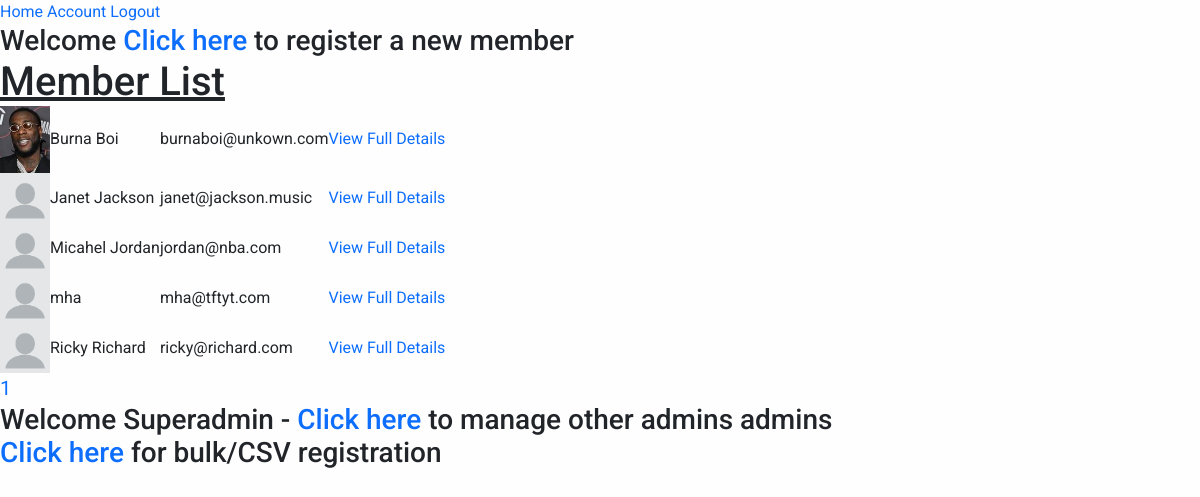
The app's page /admin/home (signed in) with its own data.
### membership/models.py (models this page shows, shortened)
class User(db.Model, UserMixin):
  id = db.Column(db.Integer, primary_key=True)
  units = db.relationship("Unit", secondary=user_unit, backref="unit_members", lazy="dynamic")
  username = db.Column(db.String(20), unique=True, nullable=False)
  email = db.Column(db.String(120), unique=True, nullable=False)
  phone = db.Column(db.String(60), unique=True, nullable=False, default="")
  password = db.Column(db.String(60), nullable=False, default="~~~~~~~")
  image_file = db.Column(db.String(20), nullable=False, default='default.jpg')
  date_registered = db.Column(db.DateTime, nullable=False, default=datetime.utcnow)
  role = db.Column(db.String(6), nullable=False, default="USER")
  _is_superadmin = db.Column("is_superadmin", db.Boolean, nullable=False, default=False)
  current_salary = db.Column(db.String(60))
  occupation = db.Column(db.String(60))
  experience = db.Column(db.String(60))
  date_of_birth = db.Column(db.String(), nullable=False, default=datetime.utcnow)
  home_address = db.Column(db.String())
  work_address = db.Column(db.String())
  @property
  def is_superadmin(self):
      return self._is_superadmin
  @is_superadmin.setter
  def is_superadmin(self, s):
    if type(s) == type(str()):
      if s.lower() == "true":
        self._is_superadmin = True
      elif s.lower() == "false":
        self._is_superadmin = False
    else:
      self._is_superadmin = s

### membership/routes.py (the view)
@app.route("/admin/home")
@login_required
def admin():
  page = request.args.get('page', 1, type=int)
  members = User.query.filter_by(role="USER").paginate(page=page, per_page=5)
  if current_user.role=="USER":
    return redirect(url_for('home'))
  return render_template("admin.html", title="Admin", members=members)

### membership/models.py (called while the page is built)
@login_manager.user_loader
def load_user(user_id):
    return User.query.get(int(user_id))

### membership/templates/admin.html (shortened to what this page needs)
{% extends "layout.html" %}
{% block content %}
  <h3>Welcome {{ current_user.name }}  <a href='/admin/register-member'>Click here</a> to register a new member </h3>
  <h1><u>Member List</u></h1>
  <table>
    {% for member in members.items %}
      <tr>
        <td>
            <img src= /static/profile_pics/{{ member.image_file }} alt="" width="50" />
        </td>
        <td>{{ member.username }}</td>
        <td>{{ member.email }}</td>
        <td><a href="/admin/manage/{{ member.id }}">View Full Details</a></td>
      </tr>
    {% endfor %}
  </table>
  {% for page_num in members.iter_pages(left_edge=1, right_edge=1, left_current=1, right_current=2) %}
    {% if page_num %}
      {% if members.page == page_num %}
        <a class="" style="font-size:20px" href="{{ url_for('admin', page=page_num) }}">{{ page_num }}</a>
      {% else %}
        <a class="" href="{{ url_for('admin', page=page_num) }}">{{ page_num }}</a>
      {% endif %}
    {% else %}
      ...
    {% endif %}
  {% endfor %}
  <br>
  {% if current_user.is_superadmin %}
    <h3>Welcome Superadmin - {{ current_user.name }}  <a href='/admin/manage_admins'>Click here</a> to manage other admins admins</h3>
  {% endif %}
  <h3><a href='/admin/register-bulk'>Click here</a> for bulk/CSV registration</h3>
{% endblock content %}

### records on screen
User: image_file (picture), username "Burna Boi", email "burnaboi@unkown.com"
User: image_file (placeholder picture), username "Janet Jackson", email "janet@jackson.music"
User: image_file (placeholder picture), username "Micahel Jordan", email "jordan@nba.com"
User: image_file (placeholder picture), username "mha", email "mha@tftyt.com"
User: image_file (placeholder picture), username "Ricky Richard", email "ricky@richard.com"

### other values on screen
{{ page_num }} "1"
